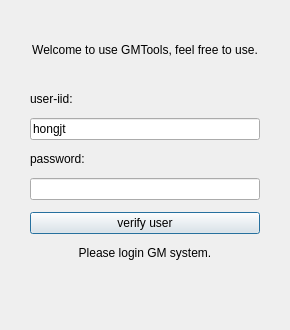
<?xml version="1.0" encoding="UTF-8"?>
<ui version="4.0">
 <class>login</class>
 <widget class="QDialog" name="login">
  <property name="geometry">
   <rect>
    <x>0</x>
    <y>0</y>
    <width>290</width>
    <height>330</height>
   </rect>
  </property>
  <property name="minimumSize">
   <size>
    <width>290</width>
    <height>330</height>
   </size>
  </property>
  <property name="maximumSize">
   <size>
    <width>290</width>
    <height>330</height>
   </size>
  </property>
  <property name="windowTitle">
   <string>Please login</string>
  </property>
  <property name="styleSheet">
   <string notr="true">font: 25 12pt &quot;微软雅黑&quot;;</string>
  </property>
  <property name="sizeGripEnabled">
   <bool>false</bool>
  </property>
  <layout class="QFormLayout" name="formLayout">
   <property name="horizontalSpacing">
    <number>12</number>
   </property>
   <property name="verticalSpacing">
    <number>12</number>
   </property>
   <property name="leftMargin">
    <number>30</number>
   </property>
   <property name="topMargin">
    <number>20</number>
   </property>
   <property name="rightMargin">
    <number>30</number>
   </property>
   <property name="bottomMargin">
    <number>20</number>
   </property>
   <item row="0" column="0" colspan="2">
    <widget class="QLabel" name="label">
     <property name="minimumSize">
      <size>
       <width>0</width>
       <height>60</height>
      </size>
     </property>
     <property name="text">
      <string>Welcome to use GMTools, feel free to use.</string>
     </property>
     <property name="alignment">
      <set>Qt::AlignCenter</set>
     </property>
     <property name="wordWrap">
      <bool>true</bool>
     </property>
    </widget>
   </item>
   <item row="1" column="0" colspan="2">
    <widget class="QLabel" name="useriid">
     <property name="text">
      <string>user-iid:</string>
     </property>
    </widget>
   </item>
   <item row="2" column="0" colspan="2">
    <widget class="QLineEdit" name="edt_uname">
     <property name="sizePolicy">
      <sizepolicy hsizetype="Expanding" vsizetype="Preferred">
       <horstretch>0</horstretch>
       <verstretch>0</verstretch>
      </sizepolicy>
     </property>
     <property name="text">
      <string>hongjt</string>
     </property>
     <property name="alignment">
      <set>Qt::AlignLeading|Qt::AlignLeft|Qt::AlignVCenter</set>
     </property>
    </widget>
   </item>
   <item row="3" column="0" colspan="2">
    <widget class="QLabel" name="useriid_2">
     <property name="text">
      <string>password:</string>
     </property>
    </widget>
   </item>
   <item row="4" column="0" colspan="2">
    <widget class="QLineEdit" name="edt_psw">
     <property name="enabled">
      <bool>true</bool>
     </property>
     <property name="sizePolicy">
      <sizepolicy hsizetype="Expanding" vsizetype="Preferred">
       <horstretch>0</horstretch>
       <verstretch>0</verstretch>
      </sizepolicy>
     </property>
     <property name="text">
      <string/>
     </property>
     <property name="echoMode">
      <enum>QLineEdit::Password</enum>
     </property>
     <property name="alignment">
      <set>Qt::AlignLeading|Qt::AlignLeft|Qt::AlignVCenter</set>
     </property>
    </widget>
   </item>
   <item row="5" column="0" colspan="2">
    <widget class="QPushButton" name="btnlogin">
     <property name="sizePolicy">
      <sizepolicy hsizetype="Preferred" vsizetype="Preferred">
       <horstretch>0</horstretch>
       <verstretch>0</verstretch>
      </sizepolicy>
     </property>
     <property name="minimumSize">
      <size>
       <width>150</width>
       <height>0</height>
      </size>
     </property>
     <property name="text">
      <string>verify user</string>
     </property>
    </widget>
   </item>
   <item row="6" column="0" colspan="2">
    <widget class="QLabel" name="label_2">
     <property name="text">
      <string>Please login GM system.</string>
     </property>
     <property name="alignment">
      <set>Qt::AlignCenter</set>
     </property>
    </widget>
   </item>
  </layout>
 </widget>
 <resources/>
 <connections/>
</ui>
